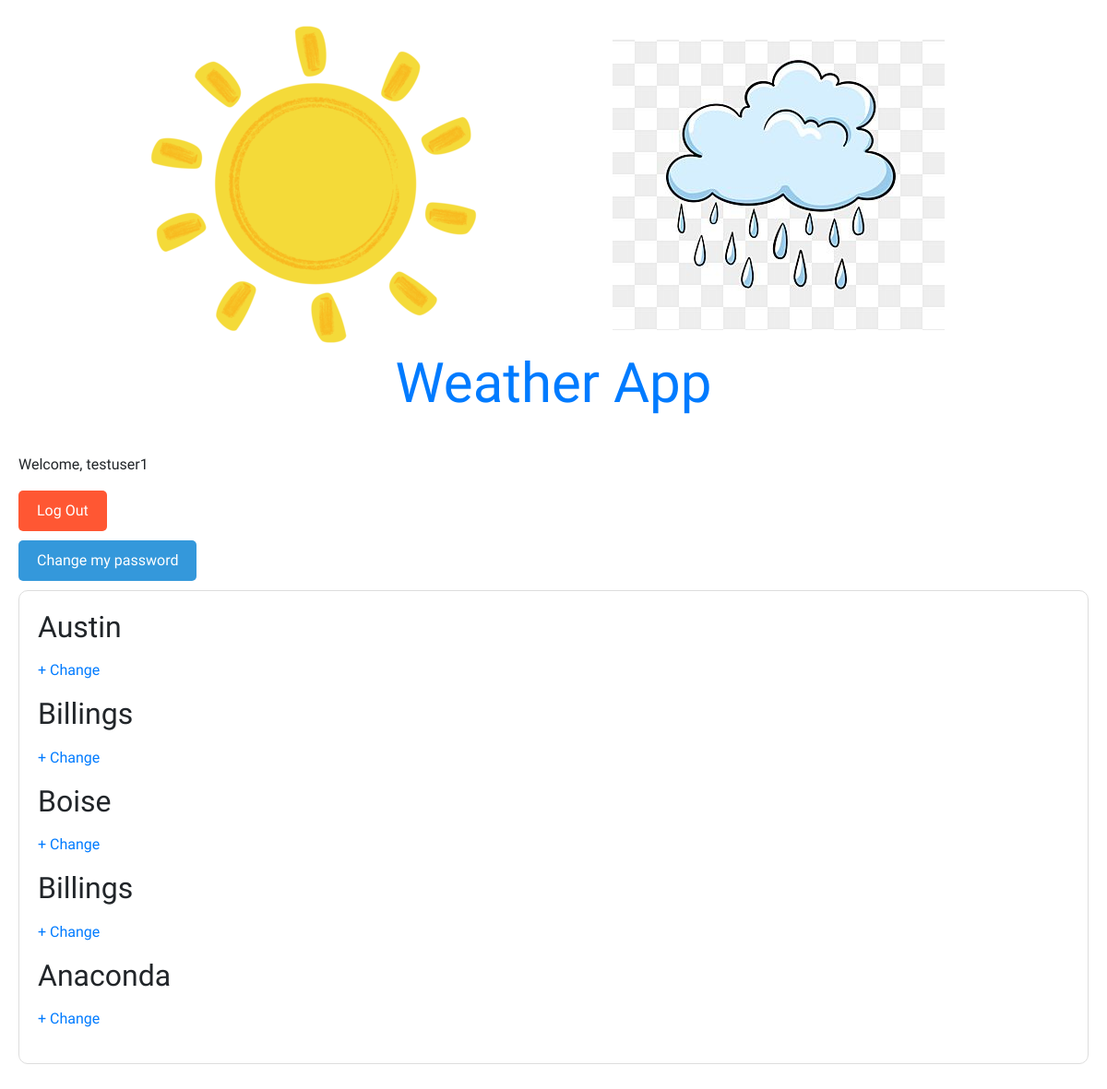
/weather/ (signed in), run on the app's committed database.
### accounts/models.py (models this page shows)
class CustomUser(AbstractUser):
    age = models.PositiveIntegerField(null=True, blank=True)
    city = models.CharField(max_length=100, blank=True, default="")
    city2 = models.CharField(max_length=100, blank=True, default="")
    city3 = models.CharField(max_length=100, blank=True, default="")
    city4 = models.CharField(max_length=100, blank=True, default="")
    city5 = models.CharField(max_length=100, blank=True, default="")

### weather/views.py (the view)
# urls.py: 2. Add a URL to urlpatterns:  path('', views.home, name='home')
def home(request):
    return render(
        request,
        "home.html",
    )

### templates/home.html (shortened to what this page needs)
<!DOCTYPE html>
<html lang="en">
<head>
    <link rel="stylesheet" href="https://stackpath.bootstrapcdn.com/bootstrap/4.5.2/css/bootstrap.min.css">
</head>
<body>
    <img src="../zPhotos/sun.png" alt="sun image">
    <img src="../zPhotos/raincloud.jpg" alt="cloud image">
    <h1>Weather App</h1>
    {% block content %}
    {% if user.is_authenticated %}
    <p>Welcome, {{ user.username }}</p>
    <a href="{% url 'logout' %}" class="btn btn-logout">Log Out</a>
    <a href="{% url 'password_change' %}" class="btn btn-change-password">Change my password</a>
    <div class="weather-container">
        <div class="weather-info">
            <h2>{{ user.city }}</h2>
            <p><a href="{% url 'update_city' %}">+ Change</a></p>
            <h2>{{ user.city2 }}</h2>
            <p><a href="{% url 'update_city2' %}">+ Change</a></p>
            <h2>{{ user.city3 }}</h2>
            <p><a href="{% url 'update_city3' %}">+ Change</a></p>
            <h2>{{ user.city4 }}</h2>
            <p><a href="{% url 'update_city4' %}">+ Change</a></p>
            <h2>{{ user.city5 }}</h2>
            <p><a href="{% url 'update_city5' %}">+ Change</a></p>
        </div>
    </div>
    {% else %}
    <p>You are not logged in</p>
    <a href="{% url 'login' %}">Log In</a> |
    <a href="{% url 'signup' %}">Sign Up</a>
    {% endif %}
    {% endblock content %}
</body>
</html>

### templates/home.html (style rules this page uses)
.btn { display: inline-block; padding: 10px 20px; text-align: left; text-decoration: none; cursor: pointer; border: none; border-radius: 5px; font-size: 16px; transition: background-color 0.3s; }
.btn-logout { background-color: #FF5733; color: #fff; }
.btn-change-password { background-color: #3498db; color: #fff; margin: 10px auto; }
body { padding: 20px; font-family: 'Shippori Antique', sans-serif; }
h1 { font-family: 'Oleo Script', cursive; text-align: center; margin-bottom: 40px; color: #007bff; font-size: 60px; }
.weather-container { display: flex; align-items: center; margin-bottom: 20px; border: 1px solid #ddd; padding: 20px; border-radius: 10px; }
.weather-info { text-align: left; }

### data on the page
CustomUser: username "testuser1", city "Austin", city2 "Billings", city3 "Boise", city4 "Billings", city5 "Anaconda"
